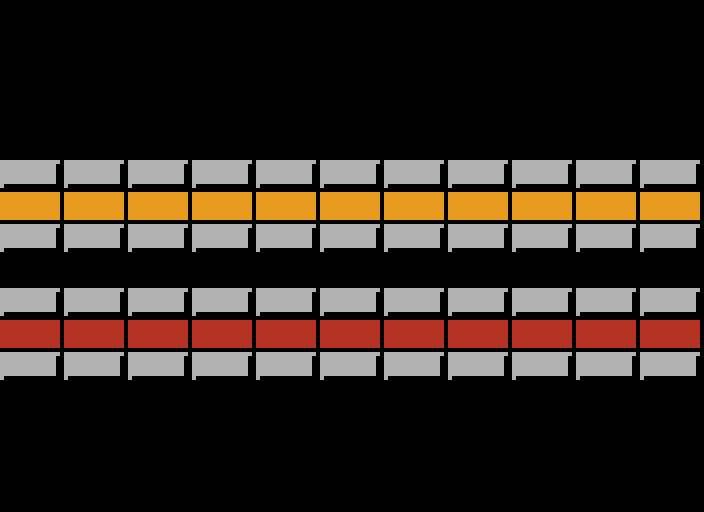

This is a level from a 2D game, rendered from its Tiled map with the project's own tilesets. A one-line summary and the complete map file follow:
An orthogonal 11x16 tile map with 64x32 px tiles, 1 tile layer (Level).

<map version="1.10" tiledversion="1.10.2" orientation="orthogonal" renderorder="right-down" width="11" height="16" tilewidth="64" tileheight="32" infinite="0" nextlayerid="2" nextobjectid="1">
 <tileset firstgid="1" name="tileset" tilewidth="64" tileheight="32" tilecount="12" columns="4">
  <image source="tileset.png" width="256" height="96" />
 </tileset>
 <layer id="1" name="Level" width="11" height="16">
  <data encoding="csv">
0,0,0,0,0,0,0,0,0,0,0,
0,0,0,0,0,0,0,0,0,0,0,
0,0,0,0,0,0,0,0,0,0,0,
0,0,0,0,0,0,0,0,0,0,0,
0,0,0,0,0,0,0,0,0,0,0,
9,9,9,9,9,9,9,9,9,9,9,
8,8,8,8,8,8,8,8,8,8,8,
9,9,9,9,9,9,9,9,9,9,9,
0,0,0,0,0,0,0,0,0,0,0,
9,9,9,9,9,9,9,9,9,9,9,
5,5,5,5,5,5,5,5,5,5,5,
9,9,9,9,9,9,9,9,9,9,9,
0,0,0,0,0,0,0,0,0,0,0,
0,0,0,0,0,0,0,0,0,0,0,
0,0,0,0,0,0,0,0,0,0,0,
0,0,0,0,0,0,0,0,0,0,0
</data>
 </layer>
</map>
